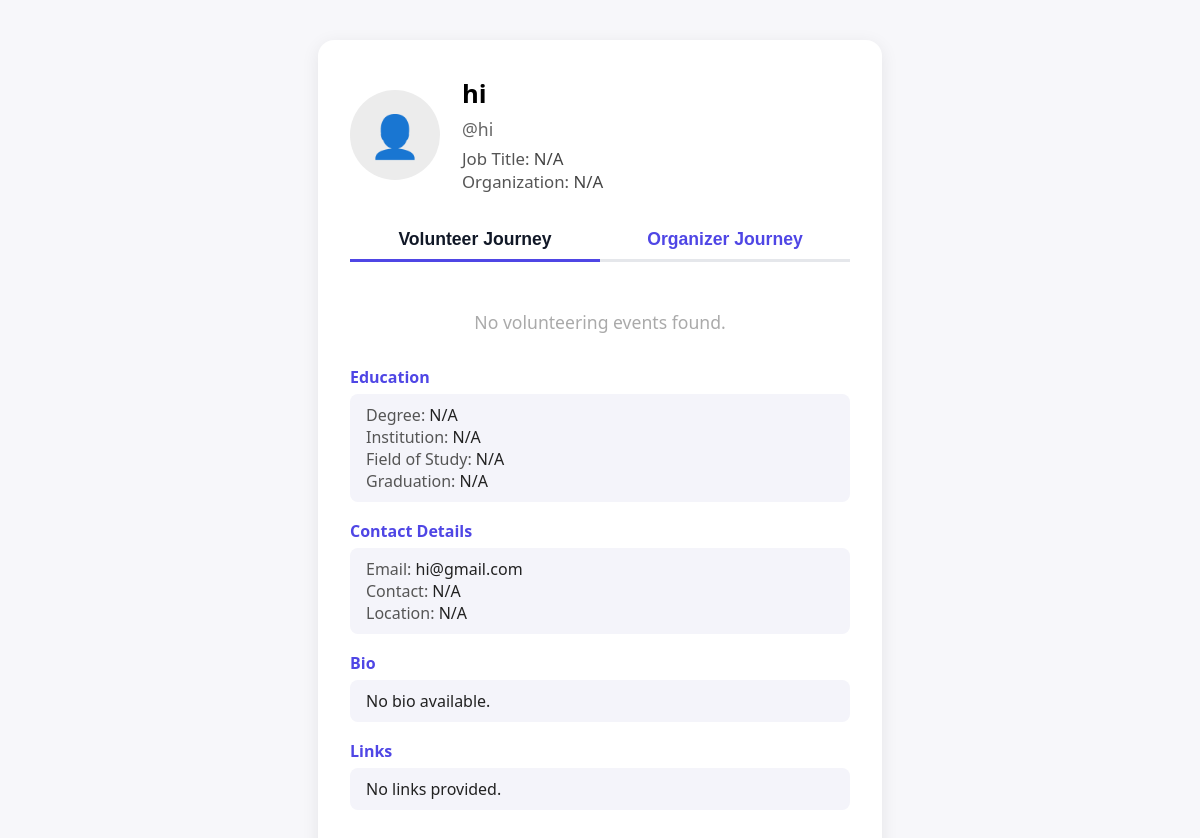
Page /profile/hi on the committed database.
### Guest/models.py (models this page shows, shortened)
class tbl_user(models.Model):
    user_email = models.EmailField(max_length=50, unique=True)
    user_name = models.CharField(max_length=50, null=True, blank=True)
    user_username = models.CharField(max_length=50, null=True, blank=True)
    user_contact = models.CharField(max_length=10, null=True, blank=True)
    user_address = models.CharField(max_length=100, null=True, blank=True)
    user_password = models.CharField(max_length=128, null=True, blank=True)  # Store hashed password
    user_city = models.ForeignKey(tbl_city, on_delete=models.CASCADE, null=True)
    user_photo = models.FileField(upload_to='assets/files/user/', null=True, blank=True)
    user_gender = models.CharField(max_length=100, null=True, blank=True)
    user_bio = models.TextField(null=True, blank=True)
    user_links = models.TextField(null=True, blank=True)  # Store as JSON (GitHub, LinkedIn, etc.)
    user_degree_type = models.CharField(max_length=50, null=True, blank=True)
    user_institution = models.CharField(max_length=100, null=True, blank=True)
    user_field_of_study = models.CharField(max_length=100, null=True, blank=True)
    user_graduation_month = models.IntegerField(null=True, blank=True)  # Store as month number (1-12)
    user_graduation_year = models.IntegerField(null=True, blank=True)  # Store as year (YYYY)
    user_emergency_name = models.CharField(max_length=100, null=True, blank=True)
    user_emergency_phone = models.CharField(max_length=15, null=True, blank=True)
    user_organization_name = models.CharField(max_length=100, null=True, blank=True)
    user_job_title = models.CharField(max_length=100, null=True, blank=True)
    user_industry = models.CharField(max_length=100, null=True, blank=True)
    user_location = models.CharField(max_length=100, null=True, blank=True)
    user_official_address = models.CharField(max_length=200, null=True, blank=True)
    user_official_contact_number = models.CharField(max_length=15, null=True, blank=True)
    is_basic_profile_complete = models.BooleanField(default=False)
    is_volunteer_profile_complete = models.BooleanField(default=False)
    is_organizer_profile_complete = models.BooleanField(default=False)
    user_past_volunteering = models.TextField(null=True, blank=True)
    user_type = models.CharField(max_length=10, choices=USER_TYPES, default='volunteer')
    user_visibility = models.BooleanField(default=False)  # If true, profile is public and visible to anyone

### Guest/views.py (the view)
# urls.py: path('profile/<str:name>',views.profile, name="profile"),
def profile(request, name):
    try:
        user = tbl_user.objects.get(user_username=name)
        volunteer_events = tbl_event.objects.filter(requests__user=user, requests__request_status=1).distinct()
        organized_events = tbl_event.objects.filter(user=user)
        if (user.user_type == 'organizer' or user.user_type == 'volunteer') and user.user_visibility:
            return render(request, "Guest/Profile.html", {
                "user": user,
                "volunteer_events": volunteer_events,
                "organized_events": organized_events
            })
        elif user.user_type != 'organizer':
            return render(request, "Guest/Profile.html", {"user": user})
        else:
            return render(request, "Guest/Profile.html", {"user": ''})
    except tbl_user.DoesNotExist:
        return render(request, "Guest/Profile.html", {"user": ''})

### Guest/templates/Guest/Profile.html (shortened to what this page needs)
<!DOCTYPE html>
<html lang="en">
<head>
</head>
<body>
    {% if user and user.user_type == 'organizer' and user.user_visibility %}
    <div class="profile-container">
        <div class="profile-header">
            {% if user.user_photo %}
                <img src="{{ user.user_photo.url }}" alt="Profile Photo" class="profile-photo">
            {% else %}
                <div class="profile-photo">👤</div>
            {% endif %}
            <div class="profile-main">
                <div class="profile-name">{{ user.user_name|default:'N/A' }}</div>
                <div class="profile-username">@{{ user.user_username|default:'N/A' }}</div>
                <div class="profile-career">
                    <span class="profile-label">Job Title:</span> {{ user.user_job_title|default:'N/A' }}<br>
                    <span class="profile-label">Organization:</span> {{ user.user_organization_name|default:'N/A' }}
                </div>
            </div>
        </div>
        <div class="tab-slider" style="margin-bottom:32px;">
            <div class="tab-slider-header" style="display:flex;align-items:center;position:relative;">
                <button class="tab-button active" style="flex:1;">Volunteer Journey</button>
                <button class="tab-button" style="flex:1;">Organizer Journey</button>
                <div class="tab-slider-bar" style="position:absolute;bottom:0;left:0;width:100%;height:3px;background:#e5e7eb;z-index:0;"></div>
                <div class="tab-slider-inner" style="position:absolute;bottom:0;left:0;width:50%;height:3px;background:#4F46E5;transition:transform 0.3s;z-index:1;"></div>
            </div>
            <div class="tab-slider-content" style="margin-top:0;">
                <div id="tab-content-1" class="tab-content active">
                    {% if volunteer_events %}
                        <div class="event-cards">
                            {% for event in volunteer_events %}
                            <div class="event-card">
                                <div class="event-thumb">
                                    {% if event.event_file %}
                                    <img src="{{ event.event_file.url }}" alt="{{ event.event_title }}">
                                    {% else %}
                                    <div class="no-thumb">No Image</div>
                                    {% endif %}
                                </div>
                                <div class="event-info">
                                    <div class="event-title">{{ event.event_title }}</div>
                                    <div class="event-industry">{{ event.industry.industry_name }}</div>
                                    <div class="event-date">{{ event.event_datetime|date:"M d, Y" }}</div>
                                </div>
                            </div>
                            {% endfor %}
                        </div>
                    {% else %}
                        <div class="empty-journey">No volunteering events found.</div>
                    {% endif %}
                </div>
            </div>
        </div>
        <div class="profile-section">
            <div class="profile-section-title">Education</div>
            <div class="profile-section-content">
                <span class="profile-label">Degree:</span> {{ user.user_degree_type|default:'N/A' }}<br>
                <span class="profile-label">Institution:</span> {{ user.user_institution|default:'N/A' }}<br>
                <span class="profile-label">Field of Study:</span> {{ user.user_field_of_study|default:'N/A' }}<br>
                <span class="profile-label">Graduation:</span>
                {% if user.user_graduation_month and user.user_graduation_year %}
                    {{ user.user_graduation_month }}/{{ user.user_graduation_year }}
                {% else %}
                    N/A
                {% endif %}
            </div>
        </div>
        <div class="profile-section">
            <div class="profile-section-title">Contact Details</div>
            <div class="profile-section-content">
                <span class="profile-label">Email:</span> {{ user.user_email|default:'N/A' }}<br>
                <span class="profile-label">Contact:</span> {{ user.user_contact|default:'N/A' }}<br>
                <span class="profile-label">Location:</span> {{ user.user_location|default:'N/A' }}
            </div>
        </div>
        <div class="profile-section">
            <div class="profile-section-title">Bio</div>
            <div class="profile-section-content">{{ user.user_bio|default:'No bio available.' }}</div>
        </div>
        <div class="profile-section">
            <div class="profile-section-title">Links</div>
            <div class="profile-section-content">
                {% if user.user_links %}
                    {{ user.user_links }}
                {% else %}
                    No links provided.
                {% endif %}
            </div>
        </div>
    </div>
    {% elif user and user.user_type != 'organizer' %}
        <div style="max-width:500px;margin:40px auto;background:#fff;padding:36px 32px;border-radius:16px;text-align:center;box-shadow:0 4px 18px rgba(0,0,0,0.08);">
            <h2>This profile does not belong to an organizer.</h2>
        </div>
    {% else %}
        <div style="max-width:500px;margin:40px auto;background:#fff;padding:36px 32px;border-radius:16px;text-align:center;box-shadow:0 4px 18px rgba(0,0,0,0.08);">
            <h2>User not found or not public.</h2>
        </div>
    {% endif %}
</body>
</html>

### Guest/templates/Guest/Profile.html (style rules this page uses)
body { background: #f7f7fa; font-family: 'Segoe UI', Arial, sans-serif; margin: 0; padding: 0; }
.profile-container { max-width: 500px; margin: 40px auto; background: #fff; border-radius: 16px; box-shadow: 0 4px 18px rgba(0,0,0,0.08); padding: 36px 32px; }
.profile-header { display: flex; align-items: center; gap: 22px; margin-bottom: 22px; }
.profile-photo { width: 90px; height: 90px; border-radius: 50%; background: #ececec; object-fit: cover; display: flex; align-items: center; justify-content: center; font-size: 2.6rem; }
.profile-main { flex: 1; }
.profile-name { font-size: 1.6rem; font-weight: 600; margin-bottom: 6px; }
.profile-username { color: #666; font-size: 1.1rem; margin-bottom: 6px; }
.profile-career { font-size: 1.05rem; color: #444; }
.profile-section { margin-bottom: 18px; }
.profile-section-title { font-weight: 600; color: #4F46E5; margin-bottom: 6px; }
.profile-section-content { background: #f4f4fa; border-radius: 8px; padding: 10px 16px; font-size: 1rem; color: #222; }
.profile-label { font-weight: 500; color: #555; }
.tab-slider { background: none; }
.tab-slider-header { margin-bottom: 0; }
.tab-button { background: none; border: none; outline: none; font-weight: 600; font-size: 1.1rem; padding: 14px 0 12px 0; color: #4F46E5; cursor: pointer; position: relative; z-index: 2; border-radius: 0; transition: color 0.2s; }
.tab-button.active { color: #111827; }
.tab-slider-content { background: none; }
.tab-content { display: none; padding: 18px 0 0 0; }
.tab-content.active { display: block; }
.empty-journey { text-align: center; color: #aaa; font-size: 1.1rem; margin: 30px 0; }

### rows in the picture
tbl_user: user_name "hi", user_username "hi", user_job_title "N/A", user_organization_name "N/A", user_degree_type "N/A", user_institution "N/A", user_field_of_study "N/A", user_email "hi@gmail.com", user_contact "N/A", user_location "N/A", user_bio "No bio available."
